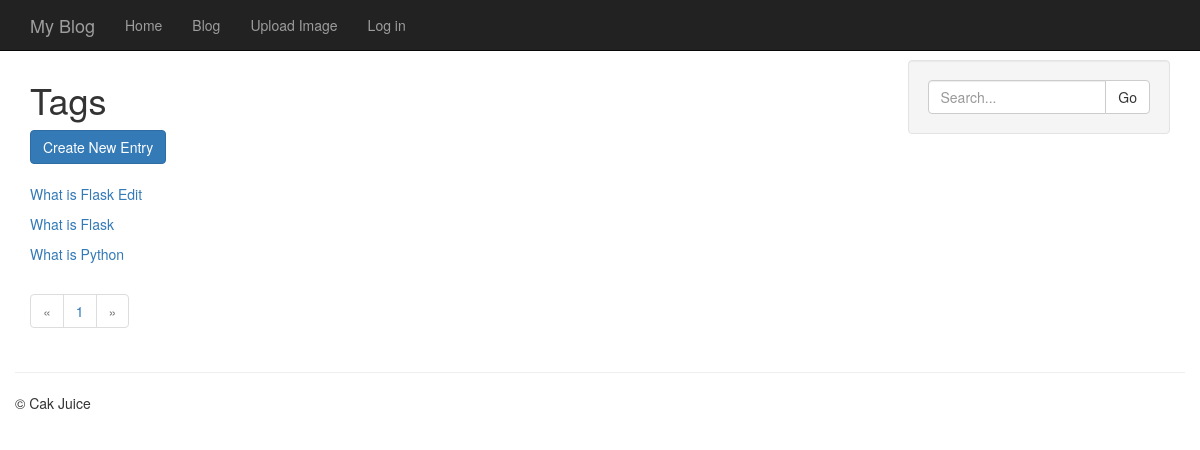
Screenshot of /entries/tags/python/ with the database file from the repository.
### models.py (models this page shows, shortened)
class Entry(db.Model):
	STATUS_PUBLIC = 0
	STATUS_DRAFT = 1
	STATUS_DELETED = 2
	id = db.Column(db.Integer, primary_key=True)
	title = db.Column(db.String(100))
	slug = db.Column(db.String(100), unique=True)
	body = db.Column(db.Text)
	status = db.Column(db.SmallInteger, default=STATUS_PUBLIC)
	created_timestamp = db.Column(db.DateTime, default=datetime.datetime.now)
	modified_timestamp = db.Column(db.DateTime, default=datetime.datetime.now, onupdate=datetime.datetime.now)
	author_id = db.Column(db.Integer, db.ForeignKey('user.id'))
	tags = db.relationship('Tag', secondary=entry_tags, backref=db.backref('entries', lazy='dynamic'))

### entries/blueprint.py (the view)
@entries.route('/tags/<slug>/')
def tag_detail(slug):
	tag = Tag.query.filter(Tag.slug == slug).first_or_404()
	entries = tag.entries.order_by(Entry.created_timestamp.desc())
	return entry_list('entries/tag_detail.html', entries, tag=tag)

### app.py (called while the page is built)
@app.before_request
def _before_request():
	g.user = current_user

### helpers.py (called while the page is built)
def object_list(template_name, query, paginate_by=20, **context):
	page = request.args.get('page')
	if page and page.isdigit():
		page = int(page)
	else:
		page = 1
	object_list = query.paginate(page, paginate_by)
	return render_template(template_name, object_list=object_list, **context)

def entry_list(template, query, **context):
	valid_statuses = (Entry.STATUS_PUBLIC, Entry.STATUS_DRAFT)
	query = query.filter(Entry.status.in_(valid_statuses))
	if request.args.get('q'):
		search = request.args['q']
		query = query.filter(
				(Entry.body.contains(search)) |
				(Entry.title.contains(search)))
	return object_list(template, query, **context)

### templates/entries/tag_detail.html (shortened to what this page needs)
{% extends 'entries/base_entries.html' %}
{% block content_title %}Tags{% endblock %}

### templates/includes/list.html
{% for entry in object_list.items %}
	<p><a href="{{ url_for('entries.detail', slug=entry.slug) }}">{{ entry.title }}</a></p>
{% endfor %}

### templates/base.html (style rules this page uses)
body { padding-top:60px; }

### rows the page displays
Entry: title "What is Flask Edit"
Entry: title "What is Flask"
Entry: title "What is Python"

### other values shown
{{ page }} "1"
